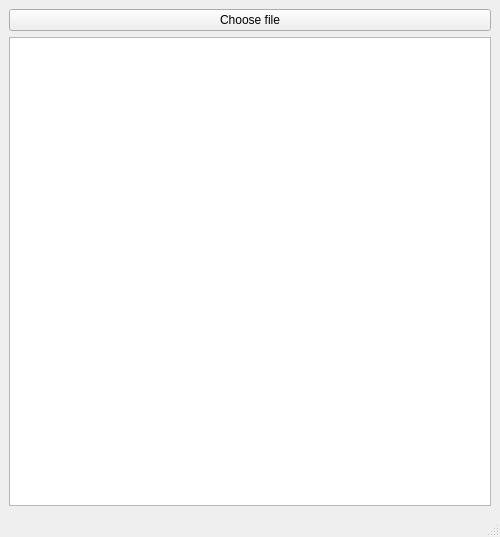
<?xml version="1.0" encoding="UTF-8"?>
<ui version="4.0">
 <class>MainWindow</class>
 <widget class="QMainWindow" name="MainWindow">
  <property name="geometry">
   <rect>
    <x>0</x>
    <y>0</y>
    <width>500</width>
    <height>537</height>
   </rect>
  </property>
  <property name="windowTitle">
   <string>MainWindow</string>
  </property>
  <widget class="QWidget" name="centralwidget">
   <layout class="QVBoxLayout" name="verticalLayout">
    <item>
     <widget class="QPushButton" name="chooseFile_button">
      <property name="text">
       <string>Choose file</string>
      </property>
     </widget>
    </item>
    <item>
     <widget class="QListWidget" name="output_listWidget"/>
    </item>
   </layout>
  </widget>
  <widget class="QMenuBar" name="menubar">
   <property name="geometry">
    <rect>
     <x>0</x>
     <y>0</y>
     <width>500</width>
     <height>22</height>
    </rect>
   </property>
  </widget>
  <widget class="QStatusBar" name="statusbar"/>
 </widget>
 <resources/>
 <connections/>
</ui>
